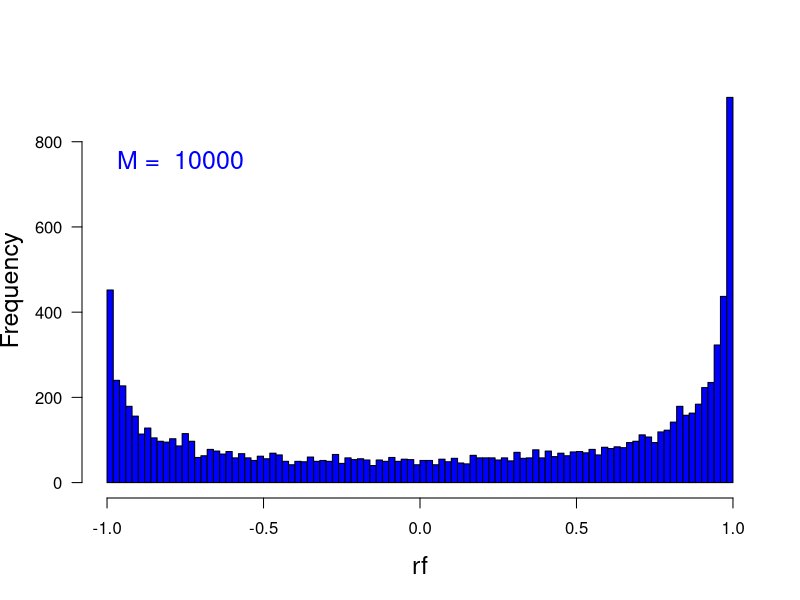

Recreate this plot in R.
print('file: UncertaintyMCtanh.R')
# propagation of variances f(x) = tanh(3*x-6): Monte Carlo & robust estimation
# (1) f(x) = tanh(3*x-6); x = 2.1 +- 0.5
x = 2.1; sx = 0.5
# (a) analytic (law of prop. of uncertainty):
f = tanh(3*x-6)
dfdx = 3*(1-(tanh(3*x-6))^2)
sfana = sqrt(dfdx^2*sx^2)
# (b) Monte Carlo:
set.seed(1953) # set seed for random number generators
M = 1e4
rx=rnorm(M,mean=x,sd=sx)
rf = tanh(3*rx-6)
meanMC = mean(rf)
medianMC = median(rf)
sfMC = sd(rf)         
#  Normalized Median Absolute Deviation (MADN) estimate:
sfMCrobust= median(abs(rf-median(rf)))/0.6745
sflag = 1
if (sflag == 1) {
  # png('MCtanhHist161203.png',width=16,height=16,units='cm',res=300)
  hist(rf,100,col='blue',main='',las=1,cex.lab=1.5)
  text(-1,750,paste('M = ',as.character(M)),col='blue',cex=1.5,pos=4)
  # dev.off()
}
if (sflag == 2) {
  # png('PoVtanhDensity161203.png',width=16,height=16,units='cm',res=300)
  plot(density(rf,from=-1,to=1),type='l',col='blue',main='',las=1,
       xlab='rf = tanh(3*rx-6)',lwd=3,cex.lab=1.5)
  # dev.off()
}
